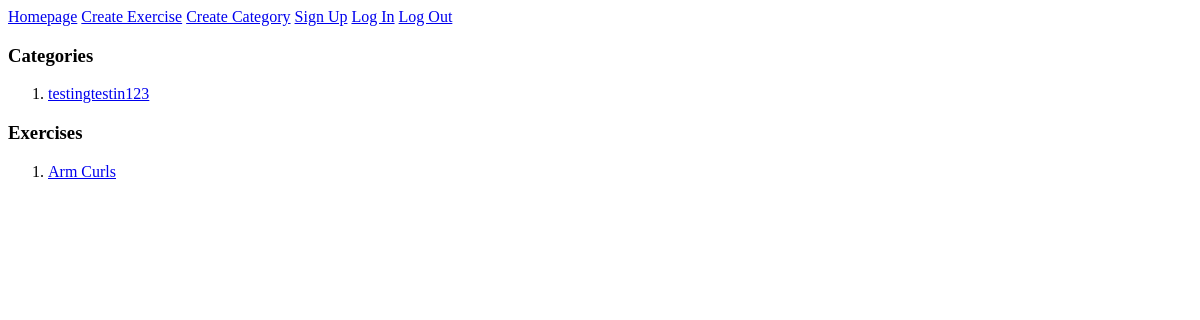
Before: / with the older database file.
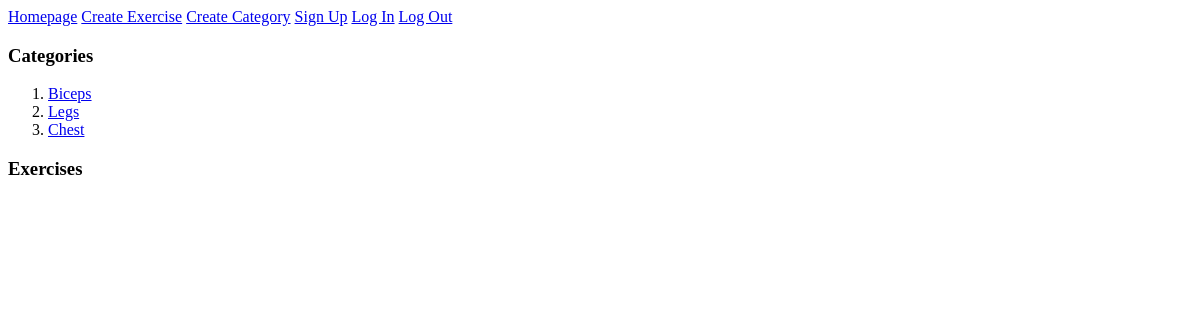
After: the same page with the newer database file.
### exercise_app/models.py (models this page shows, shortened)
class Category(db.Model):
    id = db.Column(db.Integer, primary_key = True)
    name = db.Column(db.String(80), nullable = False)
    exercises = db.relationship('Exercise', back_populates='category')

class Exercise(db.Model):
    id = db.Column(db.Integer, primary_key = True)
    name = db.Column(db.String(80), nullable = False)
    description = db.Column(db.String(300), nullable = False)
    category_id = db.Column(db.Integer, db.ForeignKey('category.id'), nullable = False)
    category = db.relationship('Category', back_populates='exercises')
    favorited_by = db.relationship('User', secondary='favorite_exercises_table', back_populates='favorite_exercises')

### exercise_app/main/routes.py (the view)
@main.route('/')
def homepage():
    all_categories = Category.query.all()
    all_exercises = Exercise.query.all()
    return render_template('homepage.html', all_categories=all_categories, all_exercises=all_exercises)

### exercise_app/templates/homepage.html
{% extends 'base.html' %}
{% block content %}
<h3>Categories</h3>
<ol>
    {% for category in all_categories %}
    <li><a href="/category/{{ category.id }}">{{ category.name }}</a></li>
    {% endfor %}
</ol>
<h3>Exercises</h3>
<ol>
    {% for exercise in all_exercises %}
    <li><a href="/exercise/{{ exercise.id }}">{{ exercise.name }}</a></li>
    {% endfor %}
</ol>
{% endblock %}

### exercise_app/templates/base.html (shortened to what this page needs)
<!DOCTYPE html>
<html>
    <head>
    </head>
    <body>
        <nav>
            <a href='/'>Homepage</a>
            <a href='/create_exercise'>Create Exercise</a>
            <a href='/create_category'>Create Category</a>
            <a href='/signup'>Sign Up</a>
            <a href='/login'>Log In</a>
            <a href='/logout'>Log Out</a>
        </nav>
        {% block content %}
        {% endblock %}
    </body>
</html>

Changed rows visible on the page:
removed Exercise: name "Arm Curls"
changed Category: name "testingtestin123" → "Biceps"
added Category: name "Legs"
added Category: name "Chest"
